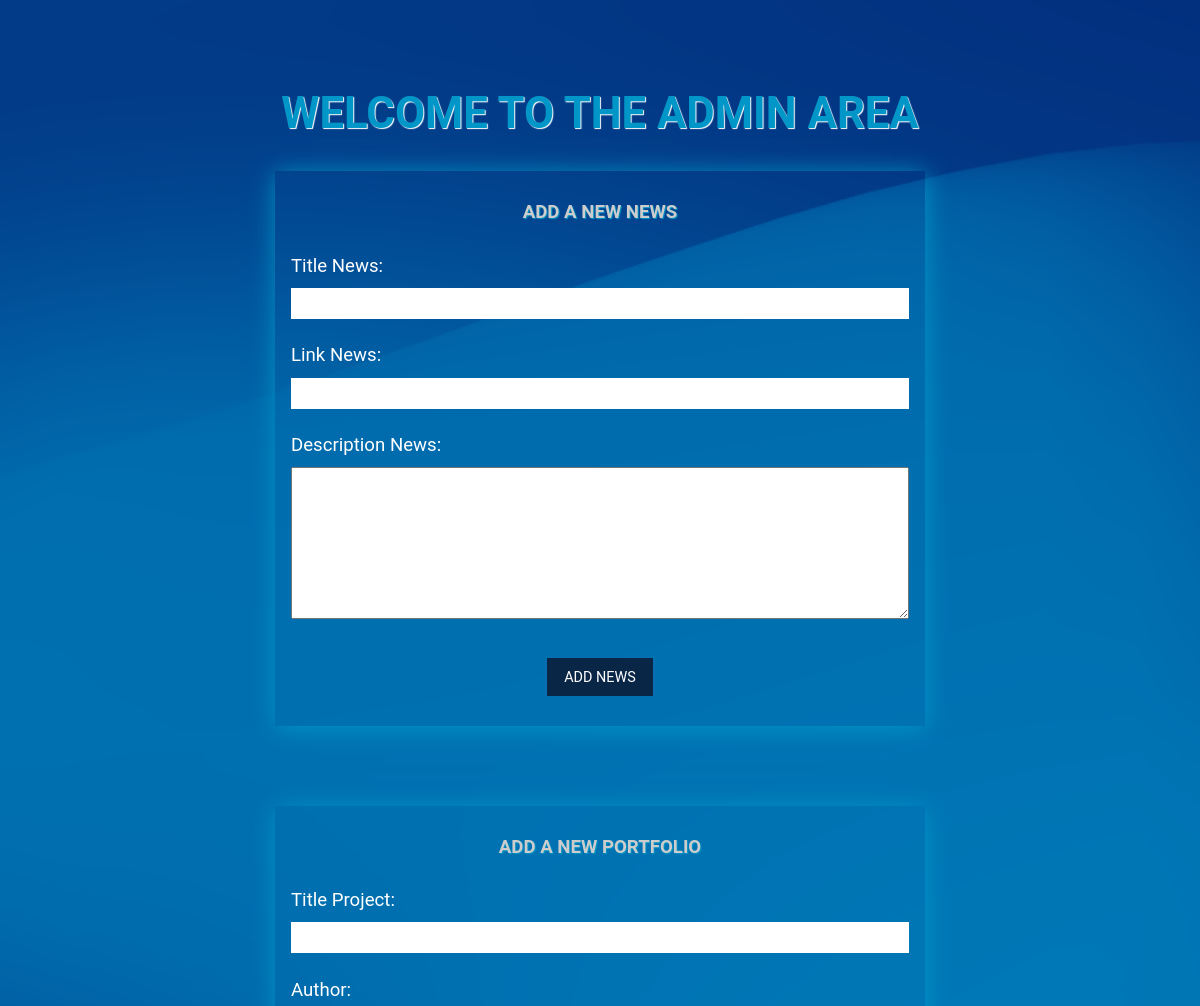
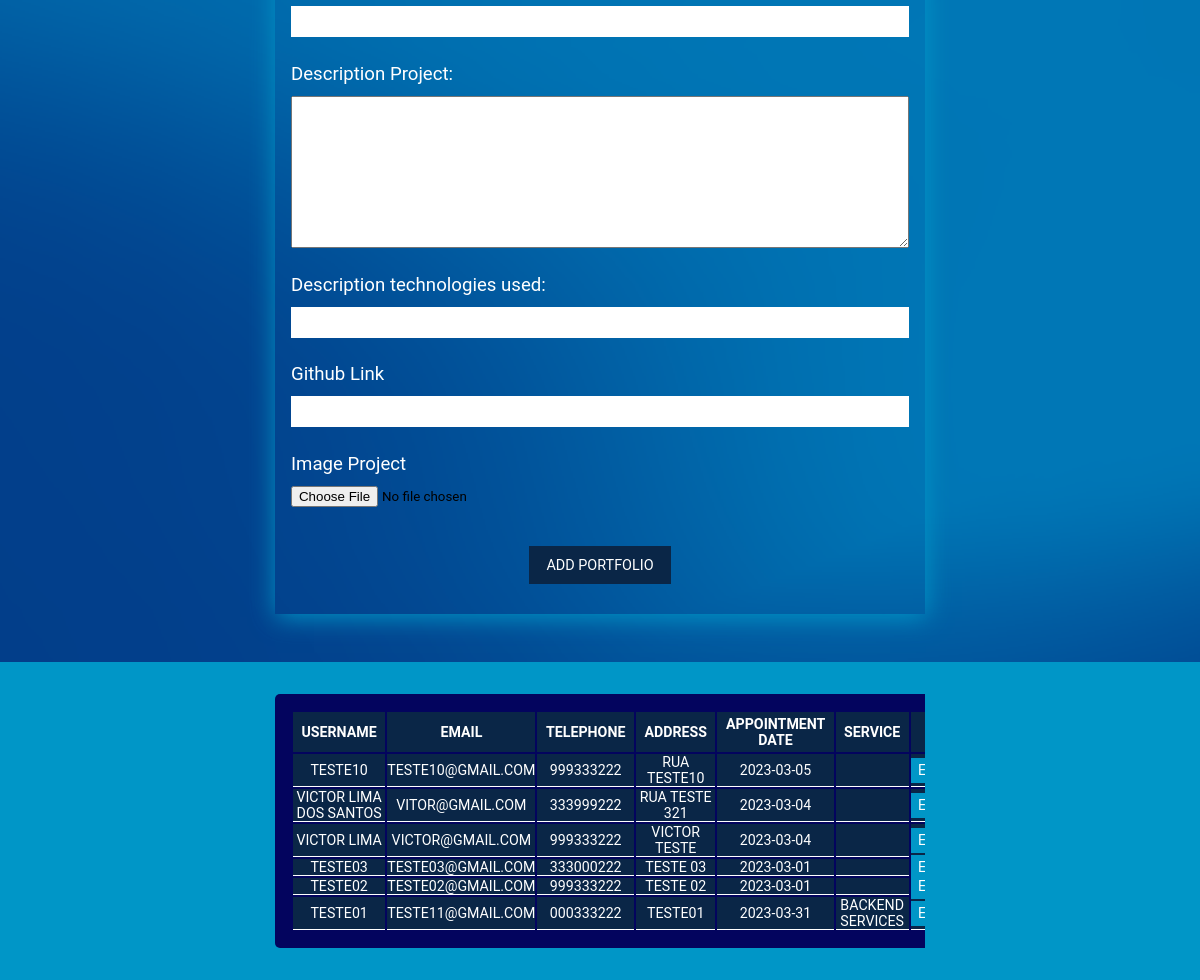
The app's page /pages/page_admin.php (signed in) with its own data (2 pictures, top to bottom).
### tables this page shows
CREATE TABLE `users` (
  `id` int(255) NOT NULL,
  `username` varchar(255) NOT NULL,
  `email` varchar(100) NOT NULL,
  `telephone` varchar(25) NOT NULL,
  `address` varchar(100) NOT NULL,
  `password` varchar(50) NOT NULL,
  `appointment_date` date NOT NULL DEFAULT current_timestamp(),
  `services` varchar(50) NOT NULL,
  `nivel` int(10) NOT NULL DEFAULT 0
);

### pages/page_admin.php (the view, shortened to what this page needs)
<?php
include_once("../php/admin.php");
$list_users = mysqli_query($conn, "SELECT * FROM `users` ORDER BY ID DESC");
?>
<!DOCTYPE html>
<html lang="en">
<head>
    <link rel="stylesheet" href="../styles/page_admin_style.css">
</head>
<body>
    <section class="section_admin_page">
        <h1>Welcome to the admin area</h1>
        <section class="content_news_form" id="box_news_form">
            <form action="../pages/page_admin.php" class="form_news" method="post" enctype="multipart/form-data">
                <h2>Add a new news</h2>
                <div class="content_title_news">
                    <label>Title News:</label>
                    <input name="add_title_input" required type="text">
                </div>
                <div class="content_link_news">
                    <label>Link News:</label>
                    <input name="add_link_input" required type="text">
                </div>
                <div class="content_description_news">
                    <label>Description News:</label>
                    <textarea name="add_description_input" required id="" cols="30" rows="10"></textarea>
                </div>
                <div class="content_button">
                    <button name="add_news_btn" type="submit">Add News</button>
                </div>
            </form>
        </section>
        <section class="content_news_form" id="box_portfolio_form">
            <form action="../pages/page_admin.php" class="form_news" method="post" enctype="multipart/form-data">
                <h2>Add a new Portfolio</h2>
                <div class="content_title_news">
                    <label>Title Project:</label>
                    <input name="add_title_portfolio" required type="text">
                </div>
                <div class="content_link_news">
                    <label>Author:</label>
                    <input name="add_author_portfolio" required type="text">
                </div>
                <div class="content_description_news">
                    <label>Description Project:</label>
                    <textarea name="add_description_portfolio" required id="" cols="30" rows="10"></textarea>
                </div>
                <div class="content_technologies_news">
                    <label>Description technologies used:</label>
                    <input name="add_technologies_portfolio" required>
                </div>
                <div class="content_github_news">
                    <label>Github Link</label>
                    <input name="add_github_link_portfolio" required>
                </div>
                <div class="content_image_project">
                    <label>Image Project</label>
                    <input type="file" name="perfil_portfolio" id="">
                </div>
                <div class="content_button">
                    <button name="add_portfolio_btn" type="submit">Add Portfolio</button>
                </div>
            </form>
        </section>
    </section>
    <section class="content_tables_form" id="box_listuser_form">
        <div class="content_table">
            <table class="table_users">
                <thead>
                    <tr>
                        <th scope="col">username</th>
                        <th scope="col">email</th>
                        <th scope="col">telephone</th>
                        <th scope="col">address</th>
                        <th scope="col">appointment date</th>
                        <th scope="col">service</th>
                        <th scope="col">...</th>
                    </tr>
                </thead>
                <tbody>
                    <?php
                    while ($users = mysqli_fetch_assoc($list_users)) {
                        echo "<tr>";
                        echo "<td>" . $users["username"] . "</td>";
                        echo "<td>" . $users["email"] . "</td>";
                        echo "<td>" . $users["telephone"] . "</td>";
                        echo "<td>" . $users["address"] . "</td>";
                        echo "<td>" . $users["appointment_date"] . "</td>";
                        echo "<td>" . $users["services"] . "</td>";
                        echo "<td> <a type='submit' class='edit_profile' href='../pages/edit_register.php?id=$users[id]'>Edit</a> </td>";
                        echo "</tr>";
                    }
                    ?>
                </tbody>
            </table>
        </div>
    </section>
</body>
</html>

### styles/page_admin_style.css (style rules this page uses)
* { padding: 0; margin: 0; box-sizing: border-box; font-family: "Roboto", sans-serif; }
:root { --main-color: #03045e; --second-color: #acb8c1; --font-size-sm: clamp(0.8rem, 0.17vw + 0.76rem, 0.89rem); --font-size-base: clamp(1rem, 0.34vw + 0.91rem, 1.29rem); --font-size-md: clamp(1.25rem, 0.61vw + 1.1rem, 1.79rem); --font-size-lg: clamp(1.56rem, 1vw + 1.31rem, 2.11rem); --font-size-xl: clamp(1.95rem, 1.56vw + 1.56rem, 2.81rem); --font-size-xxl: clamp(2.44rem, 2.38vw + 1.85rem, 3.75rem); --font-size-xxxl: clamp(3.05rem, 3.54vw + 2.17rem, 5rem); }
.section_admin_page { max-width: 100%; height: 100%; display: flex; flex-direction: column; justify-content: center; align-items: center; flex-wrap: wrap; background-image: url("../image/mesh-182.png"); background-size: cover; background-position: center; position: relative; }
.section_admin_page h1 { margin-top: 2em; font-size: var(--font-size-xl); text-transform: uppercase; color: #0096c7; text-shadow: 1px 1px 1px #fff; font-weight: 700; text-align: center; }
.content_news_form { display: flex; align-items: center; justify-content: center; margin: 0em 0em 1em 0em; }
#box_news_form { max-width: 100%; padding: 0em 0.5em; }
#box_portfolio_form { max-width: 100%; padding: 0em 0.5em; }
.form_news { display: flex; align-items: center; flex-direction: column; box-shadow: 1px 3px 1.5em #0096c7; padding: 0.7em; max-width: 100%; margin: 2em 0em; width: 650px; }
.form_news h2 { margin: 1em 0em; font-size: var(--font-size-base); text-transform: uppercase; color: #ccc; text-shadow: 1px 1px 1px #0096c7; font-weight: 700; }
.content_title_news, .content_link_news, .content_description_news, .content_image_project, .content_technologies_news, .content_github_news { width: 100%; display: flex; flex-direction: column; padding: 0.3em; margin: 0.5em 0em; }
.content_button { padding: 0.3em; }
.content_title_news label, .content_link_news label, .content_description_news label, .content_image_project label, .content_technologies_news label, .content_github_news label { color: #fff; font-size: var(--font-size-base); margin-bottom: 0.6em; }
.content_title_news input, .content_link_news input, .content_description_news input, .content_technologies_news input, .content_github_news input { padding: 0.6em 0.9em; outline: none; border: none; }
.content_button button { color: #ffffff; background-color: #0a2647; text-decoration: none; text-transform: uppercase; padding: 0.7em 1.2em; margin: 1.5em 0em 1em 0em; font-size: 0.9em; border: none; }
#box_listuser_form { width: 100%; background-color: #0096c7; display: flex; align-items: center; justify-content: center; }
.content_table { max-width: 100%; width: 650px; overflow-x: auto; margin: 2em 0em; }
.table_users { padding: 1em; background-color: #03045e; border-radius: 5px; }
.table_users thead { text-align: center; background-color: #0a2647; color: #fff; font-size: var(--font-size-sm); text-transform: uppercase; }
.table_users thead tr th { padding: 0.3em 0.6em; margin: 0em 0.3em; }
.table_users tbody { text-align: center; color: #fff; font-size: var(--font-size-sm); text-transform: uppercase; }
.table_users tbody tr { background-color: #0a2647; }
.table_users tbody tr td { border-bottom: 1px solid #fff; }
.edit_profile { padding: 0.3em 0.5em; background-color: #0096c7; text-decoration: none; color: #fff; border: none; }

### records on screen
users: username "TESTE10", email "TESTE10@GMAIL.COM", telephone "999333222", address "RUA TESTE10", appointment_date "2023-03-05"
users: username "VICTOR LIMA DOS SANTOS", email "VITOR@GMAIL.COM", telephone "333999222", address "RUA TESTE 321", appointment_date "2023-03-04"
users: username "VICTOR LIMA", email "VICTOR@GMAIL.COM", telephone "999333222", address "VICTOR TESTE", appointment_date "2023-03-04"
users: username "TESTE03", email "TESTE03@GMAIL.COM", telephone "333000222", address "TESTE 03", appointment_date "2023-03-01"
users: username "TESTE02", email "TESTE02@GMAIL.COM", telephone "999333222", address "TESTE 02", appointment_date "2023-03-01"
users: username "TESTE01", email "TESTE11@GMAIL.COM", telephone "000333222", address "TESTE01", appointment_date "2023-03-31", services "BACKEND SERVICES"
